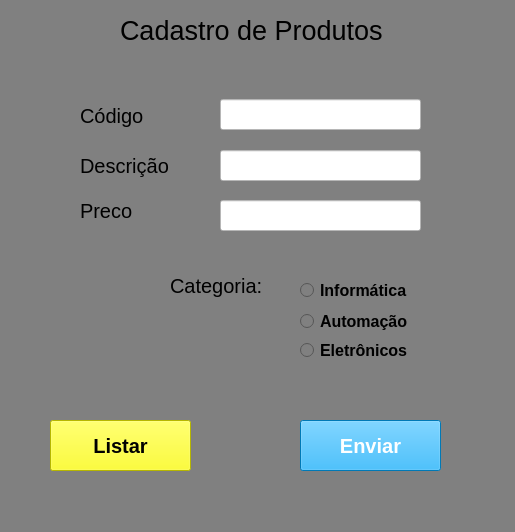
<?xml version="1.0" encoding="UTF-8"?>
<ui version="4.0">
 <class>MainWindow</class>
 <widget class="QMainWindow" name="MainWindow">
  <property name="geometry">
   <rect>
    <x>0</x>
    <y>0</y>
    <width>515</width>
    <height>532</height>
   </rect>
  </property>
  <property name="windowTitle">
   <string>MainWindow</string>
  </property>
  <property name="styleSheet">
   <string notr="true">background-color: rgb(128, 128, 128);</string>
  </property>
  <widget class="QWidget" name="centralwidget">
   <widget class="QLabel" name="label">
    <property name="geometry">
     <rect>
      <x>120</x>
      <y>10</y>
      <width>281</width>
      <height>41</height>
     </rect>
    </property>
    <property name="font">
     <font>
      <pointsize>20</pointsize>
     </font>
    </property>
    <property name="text">
     <string>Cadastro de Produtos</string>
    </property>
   </widget>
   <widget class="QLabel" name="label_2">
    <property name="geometry">
     <rect>
      <x>80</x>
      <y>100</y>
      <width>71</width>
      <height>31</height>
     </rect>
    </property>
    <property name="font">
     <font>
      <pointsize>15</pointsize>
     </font>
    </property>
    <property name="text">
     <string>Código</string>
    </property>
   </widget>
   <widget class="QLabel" name="label_3">
    <property name="geometry">
     <rect>
      <x>80</x>
      <y>150</y>
      <width>91</width>
      <height>31</height>
     </rect>
    </property>
    <property name="font">
     <font>
      <pointsize>15</pointsize>
     </font>
    </property>
    <property name="text">
     <string>Descrição</string>
    </property>
   </widget>
   <widget class="QLabel" name="label_4">
    <property name="geometry">
     <rect>
      <x>80</x>
      <y>190</y>
      <width>81</width>
      <height>41</height>
     </rect>
    </property>
    <property name="font">
     <font>
      <pointsize>15</pointsize>
     </font>
    </property>
    <property name="text">
     <string>Preco</string>
    </property>
   </widget>
   <widget class="QLineEdit" name="lineEdit">
    <property name="geometry">
     <rect>
      <x>220</x>
      <y>99</y>
      <width>201</width>
      <height>31</height>
     </rect>
    </property>
    <property name="styleSheet">
     <string notr="true">background-color: rgb(255, 255, 255);</string>
    </property>
   </widget>
   <widget class="QLineEdit" name="lineEdit_2">
    <property name="geometry">
     <rect>
      <x>220</x>
      <y>150</y>
      <width>201</width>
      <height>31</height>
     </rect>
    </property>
    <property name="styleSheet">
     <string notr="true">background-color: rgb(255, 255, 255);</string>
    </property>
   </widget>
   <widget class="QLineEdit" name="lineEdit_3">
    <property name="geometry">
     <rect>
      <x>220</x>
      <y>200</y>
      <width>201</width>
      <height>31</height>
     </rect>
    </property>
    <property name="styleSheet">
     <string notr="true">background-color: rgb(255, 255, 255);</string>
    </property>
   </widget>
   <widget class="QRadioButton" name="radioButton">
    <property name="geometry">
     <rect>
      <x>300</x>
      <y>280</y>
      <width>121</width>
      <height>21</height>
     </rect>
    </property>
    <property name="font">
     <font>
      <pointsize>12</pointsize>
      <weight>75</weight>
      <bold>true</bold>
     </font>
    </property>
    <property name="text">
     <string>Informática</string>
    </property>
   </widget>
   <widget class="QRadioButton" name="radioButton_2">
    <property name="geometry">
     <rect>
      <x>300</x>
      <y>310</y>
      <width>231</width>
      <height>22</height>
     </rect>
    </property>
    <property name="font">
     <font>
      <pointsize>12</pointsize>
      <weight>75</weight>
      <bold>true</bold>
     </font>
    </property>
    <property name="text">
     <string>Automação</string>
    </property>
   </widget>
   <widget class="QRadioButton" name="radioButton_3">
    <property name="geometry">
     <rect>
      <x>300</x>
      <y>340</y>
      <width>121</width>
      <height>21</height>
     </rect>
    </property>
    <property name="font">
     <font>
      <pointsize>12</pointsize>
      <weight>75</weight>
      <bold>true</bold>
     </font>
    </property>
    <property name="text">
     <string>Eletrônicos</string>
    </property>
   </widget>
   <widget class="QLabel" name="label_5">
    <property name="geometry">
     <rect>
      <x>170</x>
      <y>270</y>
      <width>101</width>
      <height>31</height>
     </rect>
    </property>
    <property name="font">
     <font>
      <pointsize>15</pointsize>
     </font>
    </property>
    <property name="text">
     <string>Categoria:</string>
    </property>
   </widget>
   <widget class="QPushButton" name="pushButton">
    <property name="geometry">
     <rect>
      <x>300</x>
      <y>420</y>
      <width>141</width>
      <height>51</height>
     </rect>
    </property>
    <property name="font">
     <font>
      <pointsize>15</pointsize>
      <weight>75</weight>
      <bold>true</bold>
     </font>
    </property>
    <property name="styleSheet">
     <string notr="true">background-color: rgb(0, 170, 255);
color: rgb(255, 255, 255);</string>
    </property>
    <property name="text">
     <string>Enviar</string>
    </property>
   </widget>
   <widget class="QPushButton" name="pushButton_2">
    <property name="geometry">
     <rect>
      <x>50</x>
      <y>420</y>
      <width>141</width>
      <height>51</height>
     </rect>
    </property>
    <property name="font">
     <font>
      <pointsize>15</pointsize>
      <weight>75</weight>
      <bold>true</bold>
     </font>
    </property>
    <property name="styleSheet">
     <string notr="true">background-color: rgb(255, 255, 0);</string>
    </property>
    <property name="text">
     <string>Listar</string>
    </property>
   </widget>
  </widget>
  <widget class="QMenuBar" name="menubar">
   <property name="geometry">
    <rect>
     <x>0</x>
     <y>0</y>
     <width>515</width>
     <height>21</height>
    </rect>
   </property>
  </widget>
  <widget class="QStatusBar" name="statusbar"/>
 </widget>
 <resources/>
 <connections/>
</ui>
